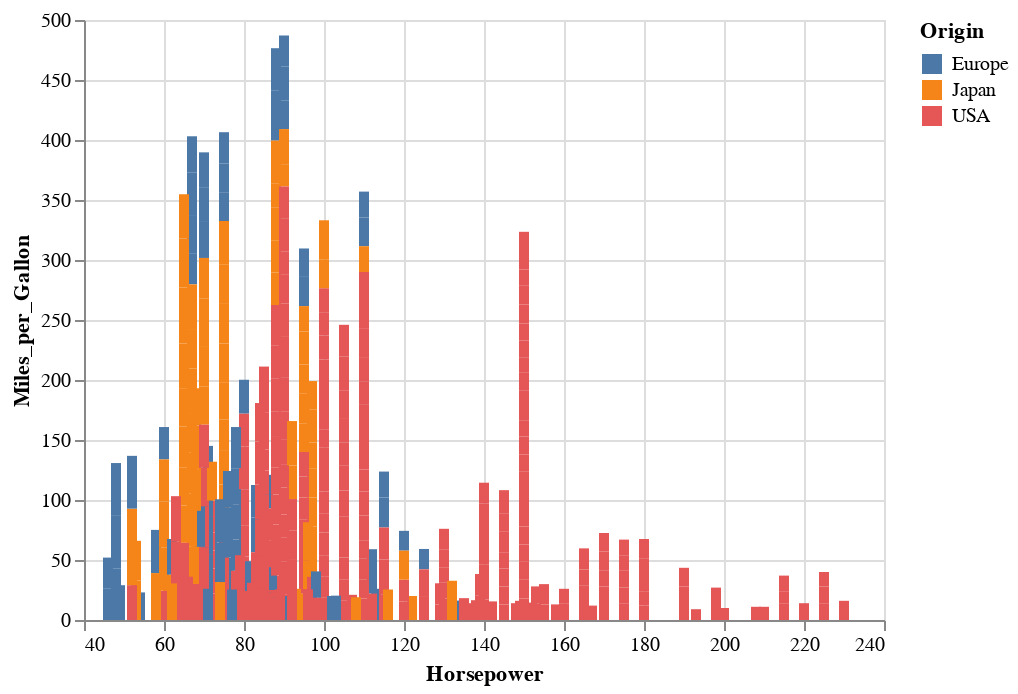

Here is the notebook cell this chart was saved with:
### Code cell
alt.Chart(cars).mark_bar().encode(
    x='Horsepower',
    y='Miles_per_Gallon',
    color='Origin',
).interactive()

### Figure 1 — Vega-Lite specification as saved in the notebook (floating-point values rounded to 4 significant figures; data arrays with more than 128 entries replaced by an {"elided": "..."} marker saying what was removed)
{"config": {"view": {"continuousWidth": 400, "continuousHeight": 300}}, "data": {"name": "data-f02450ab61490a1363517a0190416235"}, "mark": "bar", "encoding": {"color": {"type": "nominal", "field": "Origin"}, "x": {"type": "quantitative", "field": "Horsepower"}, "y": {"type": "quantitative", "field": "Miles_per_Gallon"}}, "selection": {"selector001": {"type": "interval", "bind": "scales", "encodings": ["x", "y"]}}, "$schema": "https://vega.github.io/schema/vega-lite/v4.8.1.json", "datasets": {"data-f02450ab61490a1363517a0190416235": {"elided": "406 records"}}}
